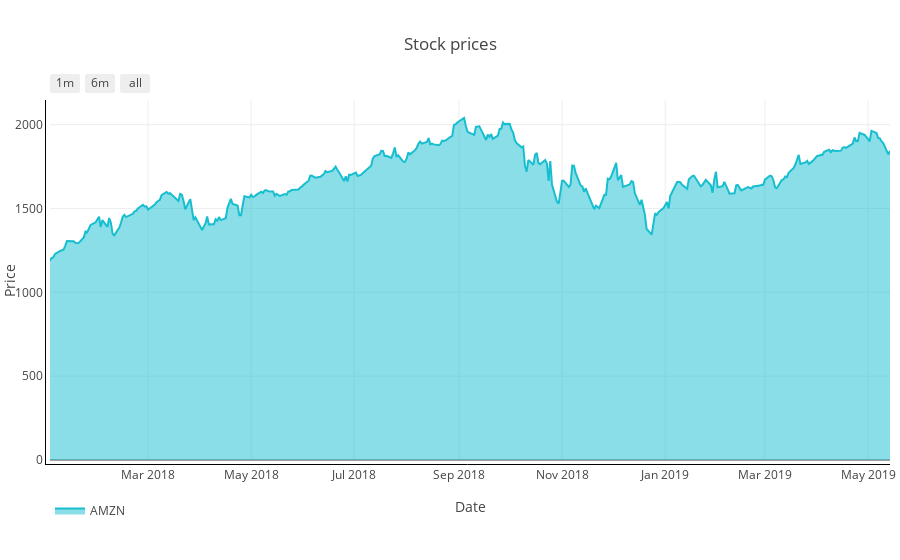

Here is the notebook cell this chart was saved with:
### Markdown cell above
## Stock prices

You must intall jupyterlab/plotly-extension to show charts.

### Code cell
adj_close = portf_value['Adj Close']
plot_prices = plot_stock_prices(adj_close, symbol, output_type='nb')
iplot(plot_prices)

### Figure 1 — Plotly figure (JSON) as saved in the notebook; plotly's stock layout.template omitted (floating-point values rounded to 4 significant figures; data arrays with more than 128 entries replaced by an {"elided": "..."} marker saying what was removed)
{"data": [{"fill": "tonexty", "line": {"color": "#17BECF"}, "name": "AMZN", "opacity": 0.8, "type": "scatter", "uid": "cebc1871-432e-4aaf-83d7-0f7554bd6e6b", "x": {"elided": "343 str values"}, "y": {"elided": "343 float values"}}], "layout": {"autosize": true, "legend": {"orientation": "h"}, "margin": {"b": 100, "l": 50, "pad": 4, "r": 10, "t": 100}, "showlegend": true, "title": {"text": "Stock prices"}, "xaxis": {"linecolor": "#000", "linewidth": 1, "range": ["2018-01-02", "2019-05-14"], "rangeselector": {"buttons": [{"count": 1, "label": "1m", "step": "month", "stepmode": "backward"}, {"count": 6, "label": "6m", "step": "month", "stepmode": "backward"}, {"step": "all"}]}, "title": {"text": "Date"}, "type": "date"}, "yaxis": {"autorange": true, "linecolor": "#000", "linewidth": 1, "range": [0, 2147.0], "title": {"text": "Price"}, "type": "linear"}}}
